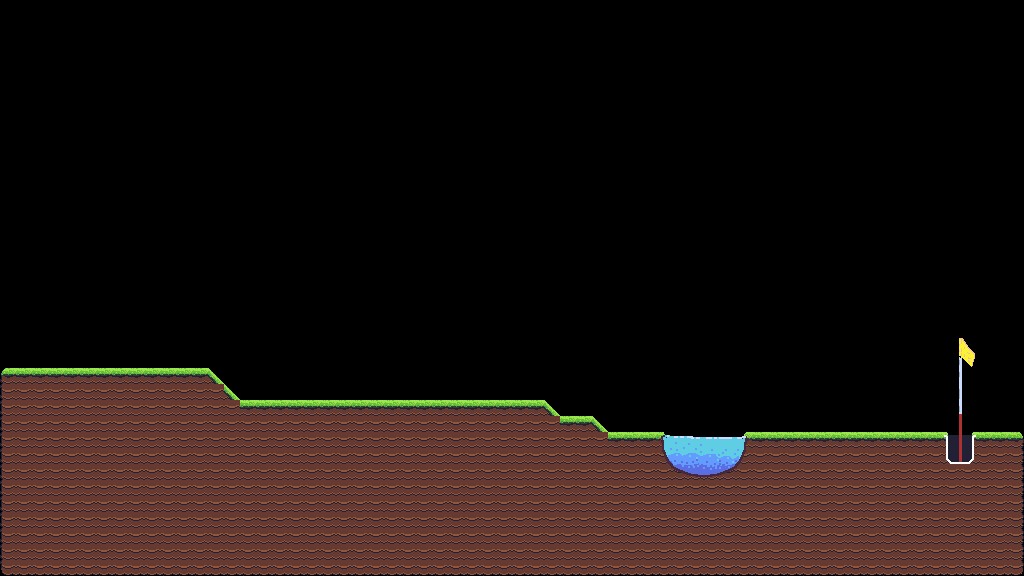

Rendered tile map (Tiled .tmx) drawn with the repository's tilesets; below, a short description and the map source with its tile grids summarised:
An orthogonal 64x36 tile map with 16x16 px tiles, 1 tile layer (Level), 2 tilesets and 202 objects (134x collide, 2x finish).

<map version="1.10" tiledversion="1.11.1" orientation="orthogonal" renderorder="right-down" width="64" height="36" tilewidth="16" tileheight="16" infinite="0" nextlayerid="9" nextobjectid="9270">
 <tileset firstgid="1" name="prototype" tilewidth="16" tileheight="16" tilecount="128" columns="16">
  <image source="images/prototype.png" width="256" height="128" />
  <tile id="0" type="ground" />
  <tile id="1" type="ground" />
  <tile id="2" type="ground" />
  <tile id="3" type="ground" />
  <tile id="4" type="ground" />
 </tileset>
 <tileset firstgid="129" name="all2" tilewidth="16" tileheight="16" tilecount="210" columns="14">
  <image source="images/all2.png" width="224" height="244" />
 </tileset>
 <layer id="1" name="Level" width="64" height="36">
  <data>[2304 cells, 691 non-empty, 45 distinct tile ids]</data>
 </layer>
 <objectgroup id="8" name="Pool_Object">
  <object id="9257" x="676.25" y="468.125">
   <polygon points="0,0 18.125,7.25 35.625,7.125 50.625,2.875 44.75,9.125 10.875,9.25" />
  </object>
  <object id="9259" x="676.25" y="468.125">
   <polygon points="0,0 18.125,7.25 35.625,7.125 50.625,2.875 44.75,9.125 10.875,9.25" />
  </object>
  <object id="9259" x="676.25" y="468.125">
   <polygon points="0,0 18.125,7.25 35.625,7.125 50.625,2.875 44.75,9.125 10.875,9.25" />
  </object>
 </objectgroup>
 <objectgroup id="7" name="Bushes_Leaf_Object" />
 <objectgroup id="6" name="Bushes_Object" />
 <objectgroup id="2" name="Ground_Object">
  <object id="9061" type="collide" x="1008" y="432" width="16" height="16" />
  <object id="9062" type="collide" x="0" y="368" width="16" height="16" />
  <object id="9063" type="collide" x="16" y="368" width="16" height="16" />
  <object id="9064" type="collide" x="32" y="368" width="16" height="16" />
  <object id="9065" type="collide" x="48" y="368" width="16" height="16" />
  <object id="9066" type="collide" x="64" y="368" width="16" height="16" />
  <object id="9067" type="collide" x="80" y="368" width="16" height="16" />
  <object id="9068" type="collide" x="96" y="368" width="16" height="16" />
  <object id="9069" type="collide" x="112" y="368" width="16" height="16" />
  <object id="9070" type="collide" x="128" y="368" width="16" height="16" />
  <object id="9071" type="collide" x="144" y="368" width="16" height="16" />
  <object id="9072" type="collide" x="160" y="368" width="16" height="16" />
  <object id="9073" type="collide" x="176" y="368" width="16" height="16" />
  <object id="9074" type="collide" x="192" y="368" width="16" height="16" />
  <object id="9075" type="collide" x="240" y="400" width="16" height="16" />
  <object id="9076" type="collide" x="256" y="400" width="16" height="16" />
  <object id="9077" type="collide" x="272" y="400" width="16" height="16" />
  <object id="9078" type="collide" x="288" y="400" width="16" height="16" />
  <object id="9079" type="collide" x="304" y="400" width="16" height="16" />
  <object id="9080" type="collide" x="320" y="400" width="16" height="16" />
  <object id="9081" type="collide" x="336" y="400" width="16" height="16" />
  <object id="9082" type="collide" x="352" y="400" width="16" height="16" />
  <object id="9083" type="collide" x="368" y="400" width="16" height="16" />
  <object id="9084" type="collide" x="384" y="400" width="16" height="16" />
  <object id="9085" type="collide" x="400" y="400" width="16" height="16" />
  <object id="9086" type="collide" x="416" y="400" width="16" height="16" />
  <object id="9087" type="collide" x="432" y="400" width="16" height="16" />
  <object id="9088" type="collide" x="448" y="400" width="16" height="16" />
  <object id="9089" type="collide" x="464" y="400" width="16" height="16" />
  <object id="9090" type="collide" x="480" y="400" width="16" height="16" />
  <object id="9091" type="collide" x="496" y="400" width="16" height="16" />
  <object id="9092" type="collide" x="512" y="400" width="16" height="16" />
  <object id="9093" type="collide" x="528" y="400" width="16" height="16" />
  <object id="9094" type="collide" x="560" y="416" width="16" height="16" />
  <object id="9095" type="collide" x="576" y="416" width="16" height="16" />
  <object id="9096" type="collide" x="608" y="432" width="16" height="16" />
  <object id="9097" type="collide" x="624" y="432" width="16" height="16" />
  <object id="9098" type="collide" x="640" y="432" width="16" height="16" />
  <object id="9099" type="collide" x="752" y="432" width="16" height="16" />
  <object id="9100" type="collide" x="768" y="432" width="16" height="16" />
  <object id="9101" type="collide" x="784" y="432" width="16" height="16" />
  <object id="9102" type="collide" x="800" y="432" width="16" height="16" />
  <object id="9103" type="collide" x="816" y="432" width="16" height="16" />
  <object id="9104" type="collide" x="832" y="432" width="16" height="16" />
  <object id="9105" type="collide" x="848" y="432" width="16" height="16" />
  <object id="9106" type="collide" x="864" y="432" width="16" height="16" />
  <object id="9107" type="collide" x="880" y="432" width="16" height="16" />
  <object id="9108" type="collide" x="896" y="432" width="16" height="16" />
  <object id="9109" type="collide" x="912" y="432" width="16" height="16" />
  <object id="9110" type="collide" x="928" y="432" width="16" height="16" />
  <object id="9111" type="collide" x="976" y="432" width="16" height="16" />
  <object id="9112" type="collide" x="992" y="432" width="16" height="16" />
  <object id="9113" type="collide" x="0" y="560" width="16" height="16" />
  <object id="9114" type="collide" x="0" y="384" width="16" height="16" />
  <object id="9115" type="collide" x="0" y="400" width="16" height="16" />
  <object id="9116" type="collide" x="0" y="416" width="16" height="16" />
  <object id="9117" type="collide" x="0" y="432" width="16" height="16" />
  <object id="9118" type="collide" x="0" y="448" width="16" height="16" />
  <object id="9119" type="collide" x="0" y="464" width="16" height="16" />
  <object id="9120" type="collide" x="0" y="480" width="16" height="16" />
  <object id="9121" type="collide" x="0" y="496" width="16" height="16" />
  <object id="9122" type="collide" x="0" y="512" width="16" height="16" />
  <object id="9123" type="collide" x="0" y="528" width="16" height="16" />
  <object id="9124" type="collide" x="0" y="544" width="16" height="16" />
  <object id="9125" type="collide" x="1008" y="560" width="16" height="16" />
  <object id="9126" type="collide" x="1008" y="448" width="16" height="16" />
  <object id="9127" type="collide" x="1008" y="464" width="16" height="16" />
  <object id="9128" type="collide" x="1008" y="480" width="16" height="16" />
  <object id="9129" type="collide" x="1008" y="496" width="16" height="16" />
  <object id="9130" type="collide" x="1008" y="512" width="16" height="16" />
  <object id="9131" type="collide" x="1008" y="528" width="16" height="16" />
  <object id="9132" type="collide" x="1008" y="544" width="16" height="16" />
  <object id="9133" x="16" y="368" width="16" height="16" />
  <object id="9134" x="32" y="368" width="16" height="16" />
  <object id="9135" x="48" y="368" width="16" height="16" />
  <object id="9136" x="64" y="368" width="16" height="16" />
  <object id="9137" x="80" y="368" width="16" height="16" />
  <object id="9138" x="96" y="368" width="16" height="16" />
  <object id="9139" x="112" y="368" width="16" height="16" />
  <object id="9140" x="128" y="368" width="16" height="16" />
  <object id="9141" x="144" y="368" width="16" height="16" />
  <object id="9142" x="160" y="368" width="16" height="16" />
  <object id="9143" x="176" y="368" width="16" height="16" />
  <object id="9144" x="192" y="368" width="16" height="16" />
  </objectgroup>
 <objectgroup id="3" name="Hole_Object">
  <!-- 8 objects omitted --></objectgroup>
 <objectgroup id="5" name="Spawn_Object">
  <!-- 1 objects omitted --></objectgroup>
</map>
<!-- 115 of 202 objects omitted -->
